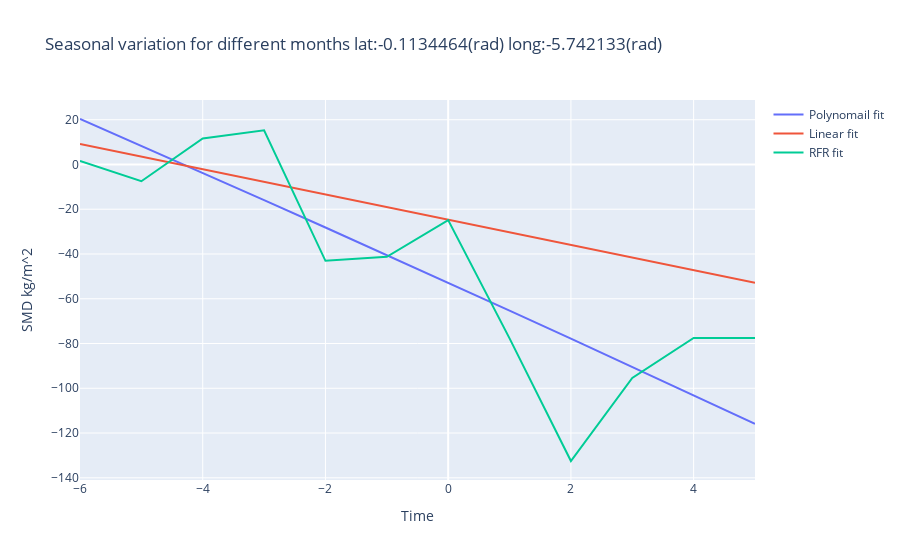

Write notebook code for a chart like this one.
### Code cell
fig = go.Figure()
fig.add_trace(go.Scatter(x=x[:, 0]-2014, y=y[2], mode='lines', name = "Polynomail fit"))
fig.add_trace(go.Scatter(x=x[:, 0]-2014, y=y[1], mode='lines', name = "Linear fit"))
fig.add_trace(go.Scatter(x=x[:, 0]-2014, y=y[0], mode='lines', name = "RFR fit"))
fig.update_layout(
    title = 'Seasonal variation for different months '+"lat:-"+
            str(gravity_processor.lat[pix_idx])+"(rad) long:-"+str(gravity_processor.long[pix_idx])+"(rad)",
    yaxis_title = "SMD kg/m^2",
    xaxis_title = "Time"
)
fig.show()

### Figure 1 — Plotly figure (JSON) as saved in the notebook; plotly's stock layout.template omitted (floating-point values rounded to 4 significant figures)
{"data": [{"mode": "lines", "name": "Polynomail fit", "type": "scatter", "x": [-6.0, -5.0, -4.0, -3.0, -2.0, -1.0, 0.0, 1.0, 2.0, 3.0, 4.0, 5.0], "y": [20.32, 8.314, -3.767, -15.92, -28.15, -40.46, -52.84, -65.29, -77.82, -90.43, -103.1, -115.9]}, {"mode": "lines", "name": "Linear fit", "type": "scatter", "x": [-6.0, -5.0, -4.0, -3.0, -2.0, -1.0, 0.0, 1.0, 2.0, 3.0, 4.0, 5.0], "y": [9.211, 3.568, -2.075, -7.717, -13.36, -19.0, -24.65, -30.29, -35.93, -41.57, -47.22, -52.86]}, {"mode": "lines", "name": "RFR fit", "type": "scatter", "x": [-6.0, -5.0, -4.0, -3.0, -2.0, -1.0, 0.0, 1.0, 2.0, 3.0, 4.0, 5.0], "y": [1.613, -7.502, 11.62, 15.25, -43.06, -41.24, -24.85, -77.69, -132.5, -95.41, -77.51, -77.51]}], "layout": {"title": {"text": "Seasonal variation for different months lat:-0.1134464(rad) long:-5.742133(rad)"}, "xaxis": {"title": {"text": "Time"}}, "yaxis": {"title": {"text": "SMD kg/m^2"}}}}
